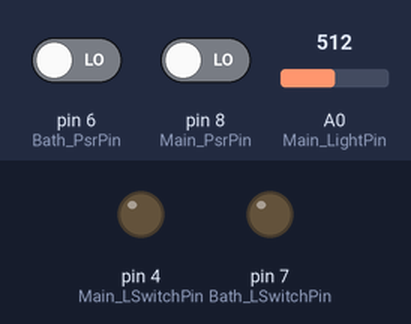
This sketch was run on a simulated Arduino Uno, built with avr-gcc and run on an emulated ATmega328P. Shown: output pins drawn as LEDs (lit = HIGH). The inputs (shaded band) are chosen by the test bench; at power-on: pin 6 (Bath_PsrPin) LOW, pin 8 (Main_PsrPin) LOW, A0 (Main_LightPin) = 512.

Above: at 1.2 s.
1.3 s: pin 6 (Bath_PsrPin) driven HIGH
At 2.5 s:
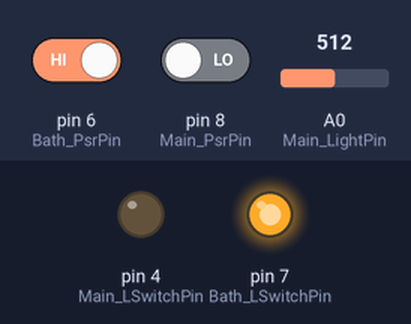
2.8 s: pin 8 (Main_PsrPin) driven HIGH
At 3.7 s:
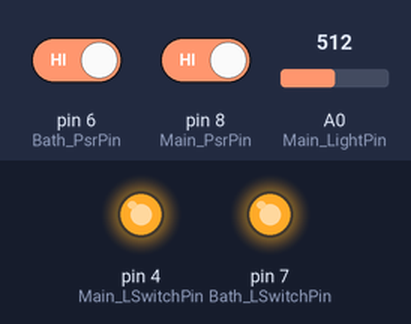
4.3 s: pin 6 (Bath_PsrPin) driven LOW
At 4.9 s:
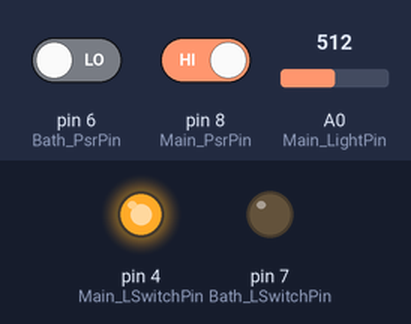
Timing chart, 0 to 7.3 s (numbered marks = the images above; inputs shaded):
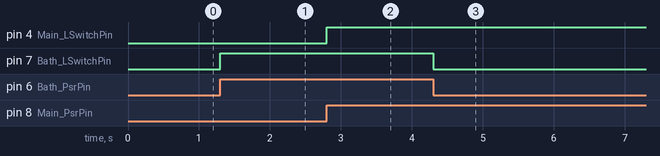

Measured:
- after the input at 1.3 s, pin 7 (Bath_LSwitchPin): LOW → HIGH at once
- after the input at 2.8 s, pin 4 (Main_LSwitchPin): LOW → HIGH at once
- after the input at 4.3 s, pin 7 (Bath_LSwitchPin): HIGH → LOW at once

The sketch:

light_control_v2.ino
```cpp
int Main_PsrPin = 8; //set main room PIR to pin 3
int Main_LightPin = A0; // set main room light sensor to pin A0
int Main_LSwitchPin = 4; // main room light realy switch to pin 4
int Bath_PsrPin = 6; //relay switch connect to light in bath room
int Bath_LSwitchPin = 7 ; //bath room lights pin
int Main_LightSensor; //variable for main room light sensor value
int Main_Psr;  // variable for main room PIR value
int Bath_Psr; // variable for bath room PIR value
int Main_LSwitch; // relay switch for Main room
int Bath_LSwitch; // ralay switch for Bath room
int Main_LightState; //main room light state
int incoming[2]; // python import parameter
int Main_WeblightState; // web control light


void setup() {
  // put your setup code here, to run once:
 Serial.begin(9600);
 pinMode(Main_PsrPin, INPUT); //main room PIR input
 pinMode(Main_LSwitchPin, OUTPUT); //main room light relay switch
 pinMode(Main_LightPin, INPUT); // main room light sensor input
 pinMode(Bath_PsrPin, INPUT); // bath room PIR input
 pinMode(Bath_LSwitchPin, OUTPUT); // bath room light relay switch

}

void loop() {
 Bath_Psr = digitalRead(Bath_PsrPin); //variable value for Bath pir
 digitalWrite(Bath_LSwitchPin, Bath_Psr); // Bath pir control bath light
 Main_Psr = digitalRead(Main_PsrPin); // varialbe value for Main PIR
 Main_LightState = Main_WebState(); // get web pass light state to variable
 Main_LightSensor = analogRead(Main_LightPin); // variable for main light sensor
 if(Main_LightSensor >= 200){
  digitalWrite(Main_LSwitchPin, Main_LightState);
  if(Main_Psr == HIGH){
 digitalWrite(Main_LSwitchPin, Main_Psr);
 }
// delay(2000);
  }
}

int Main_WebState(){
  if(Serial.available()>=2){
    //fill array by python
        for( int i = 0; i<2; i++){
          incoming[i] = Serial.read();
           }
           if(incoming[0] == 1){
              Main_WeblightState = HIGH;
               }
            else if(incoming[0] == 2){
                Main_WeblightState = LOW;
                }
         }
         else{
            Main_WeblightState = digitalRead(Main_LSwitchPin);
         }
      return Main_WeblightState;
  }
```
